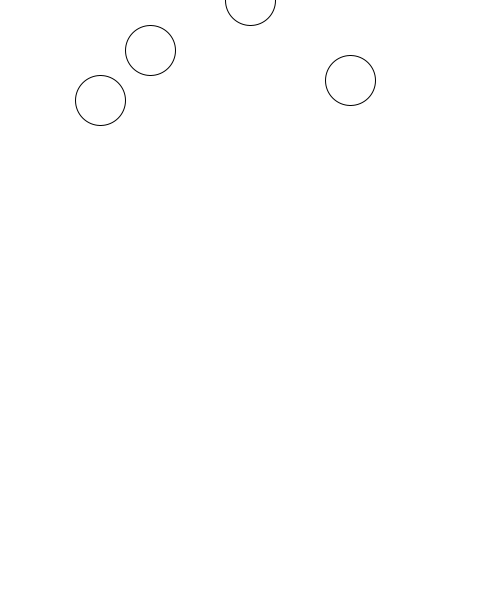
Frame 1 (no input)
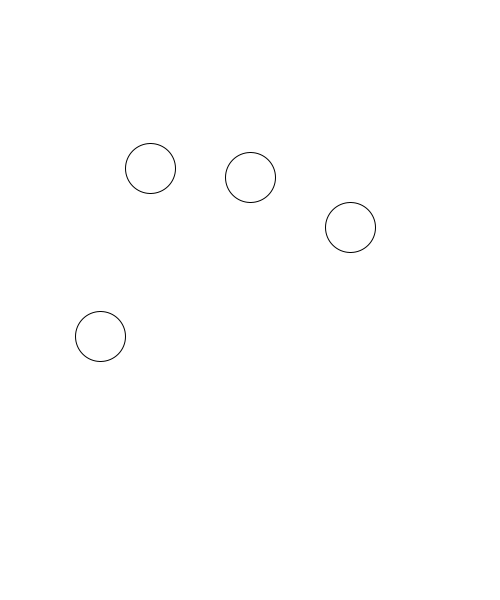
Frame 60 (the mouse pressed at the canvas centre just before this capture)
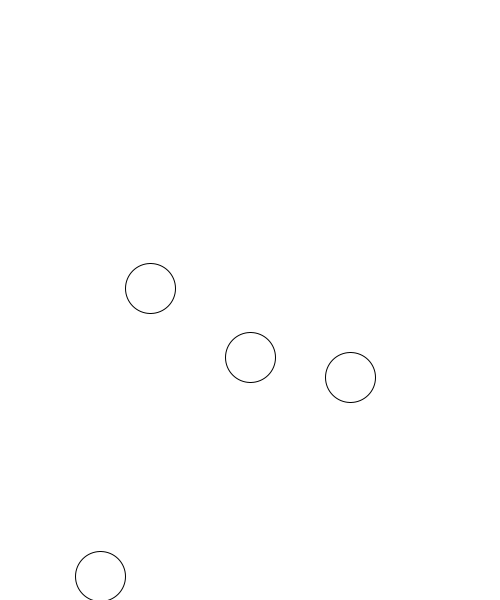
Frame 120 (the mouse held since frame 60 and released just before this capture)

The Processing sketch that drew these frames (run headless with seeded random() and noise(); from frame 60 on, the mouse is pressed at the canvas centre):

// Processing sketch: week11_01_4_collision_change_vy_direction
// ── week11_01_4_collision_change_vy_direction.pde
//Step01-4:多一點互動
float []x={250,150,350,100};
float []y={0,50,80,100};
float []vx={0,0,0,0};
float []vy={3,2,2.5,4};
void setup()
{
  size(500,600);
}
void draw(){
  background(255);
  for(int i=0; i<4; i++)
  {
    ellipse(x[i],y[i],50,50);
    y[i]= y[i] + vy[i];//vy是速度
    if(y[i]>600) vy[i]= -vy[i];//撞到下方
    if(y[i]<0) vy[i]= -vy[i];//撞到上方
  }
}
